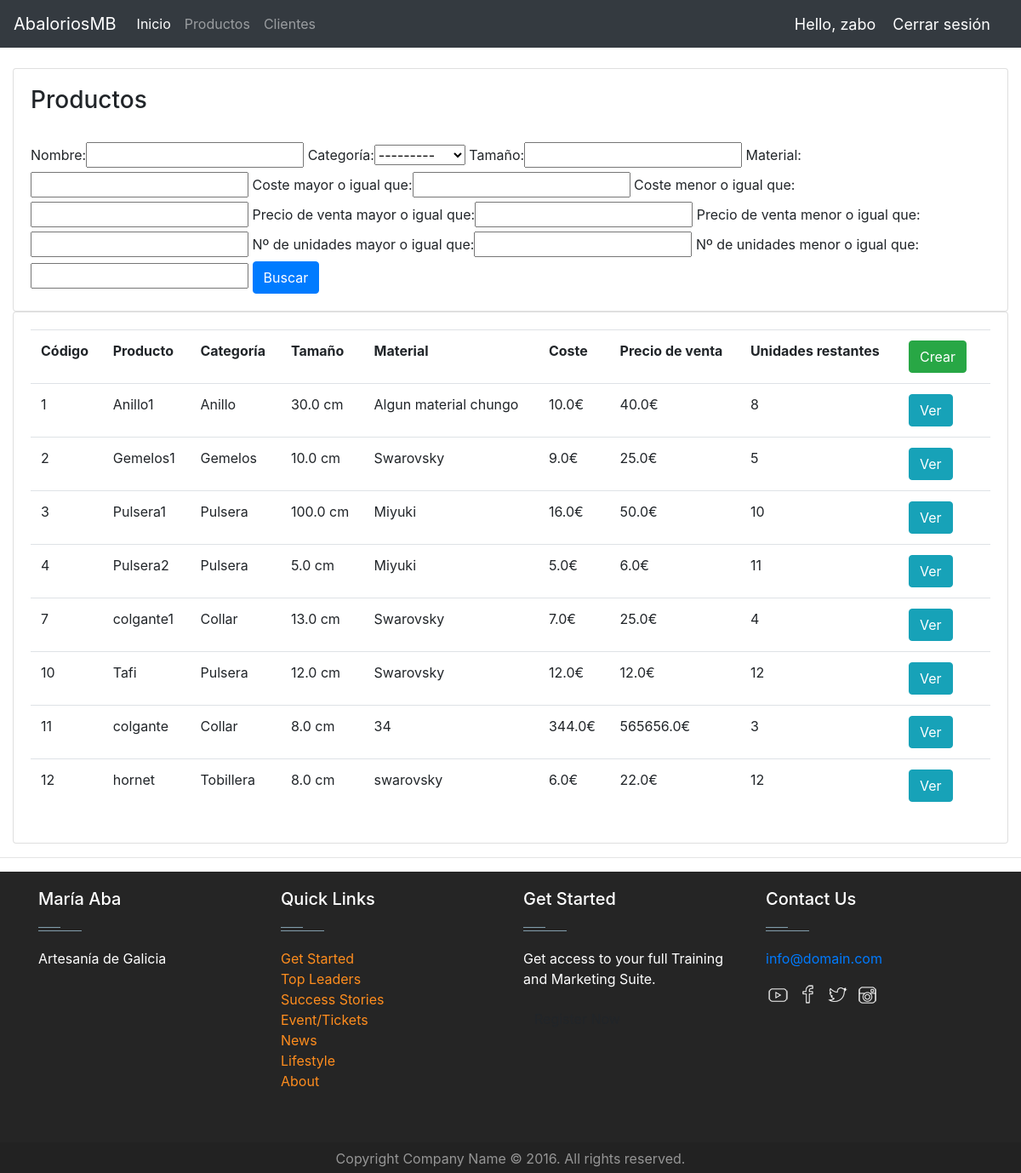
Screenshot of /products/ (signed in) with the database file from the repository.
### jewels/models.py (models this page shows, shortened)
class Product(models.Model):
    CATEGORY = (
        ('Pulsera', 'Pulsera'),
        ('Collar', 'Collar'),
        ('Gemelos', 'Gemelos'),
        ('Anillo', 'Anillo'),
        ('Llavero', 'Llavero'),
        ('Pendientes', 'Pendientes'),
        ('Brazalete', 'Brazalete'),
        ('Gargantilla', 'Gargantilla'),
        ('Colgante', 'Colgante'),
        ('Tobillera', 'Tobillera'),
    )
    name = models.CharField(max_length=200, null=True)
    product_pic = models.ImageField(default="", null=True, blank=True)
    category = models.CharField(max_length=200, null=True, choices=CATEGORY)
    size = models.FloatField(null=True)
    material = models.CharField(max_length=10000, null=True)
    cost_price = models.FloatField(null=True)
    sell_price = models.FloatField(null=True)
    description = models.CharField(max_length=1000, null=True, blank=True)
    units = models.IntegerField(null=True)
    date_created = models.DateTimeField(auto_now_add=True, null=True)

### jewels/decorators.py (the view)
        def wrapper_func(request, *args, **kwargs):
            group = None
            if request.user.groups.exists():
                group = request.user.groups.all()[0].name
            if group in allowed_roles:
                return view_func(request, *args, **kwargs)
            else:
                return HttpResponse('You are not authorized to view this page')

### jewels/views.py (called while the page is built)
@login_required(login_url='login')
@allowed_users(allowed_roles=['admin'])
def products(request):
    products = Product.objects.all().order_by("-id")
    myFilter = ProductFilter(request.GET, queryset=Product.objects.all())
    products = myFilter.qs
    context = {
        'products': products,
        'myFilter': myFilter,
    }
    return render(request, 'jewels/products.html', context)

### jewels/templates/jewels/products.html
{% extends 'jewels/main.html' %}
{% block content %}
    <br>
    <div class="container-fluid">
        <div class="row">
            <div class="col-md">
                <div class="card card-body">
                    <h3>Productos</h3>
                    <br>
                    <form action="" method="get">
                        {{ myFilter.form }}
                        <button class="btn btn-primary" type="submit">Buscar</button>
                    </form>
                </div>
                <div class="card card-body">
                    <table class="table"c>
                        <tr>
                            <th>Código</th>
                            <th>Producto</th>
                            <th>Categoría</th>
                            <th>Tamaño</th>
                            <th>Material</th>
                            <th>Coste</th>
                            <th>Precio de venta</th>
                            <th>Unidades restantes</th>
                            <th><a href="{% url 'create_product' %}">
                            <button class="btn btn-success float-left" style="margin-right: 10px;">Crear</button>
                        </a></th>
                        </tr>
                        {% for i in products %}
                            <tr>
                                <td>{{ i.id }}</td>
                                <td>{{ i.name }}</td>
                                <td>{{ i.category }}</td>
                                <td>{{ i.size }} cm</td>
                                <td>{{ i.material }}</td>
                                <td>{{ i.cost_price }}€</td>
                                <td>{{ i.sell_price }}€</td>
                                <td>{{ i.units }}</td>
                                <td><a href="{% url 'product' i.id %}" class="btn btn-info">Ver</a></td>
                            </tr>
                        {% endfor %}
                    </table>
                </div>
            </div>
        </div>
    </div>
{% endblock content%}

### jewels/templates/jewels/navbar.html (shortened to what this page needs)
{% load static %}
<nav class="navbar navbar-expand-lg navbar-dark bg-dark">
  <a class="navbar-brand" href="{% url 'home' %}">AbaloriosMB</a>
  <div class="collapse navbar-collapse" id="navbarNav">
    <ul class="navbar-nav">
        {% if request.user.is_staff %}
              <li class="nav-item active">
                <a class="nav-link" href="{% url 'home' %}">Inicio</a>
              </li>
              <li class="nav-item">
                <a class="nav-link" href="{% url 'products' %}">Productos</a>
              </li>
              <li class="nav-item">
                  <a class="nav-link" href="{% url 'customers' %}">Clientes</a>
              </li>
        {% else %}
            <li class="nav-item">
                <a href="{% url 'account' %}" class="nav-link">Ajustes</a>
            </li>
        {% endif %}
    </ul>
  </div>
    <span class="hello-msg">Hello, {{ request.user }}</span>
    <span><a class="hello-msg" href="{% url 'logout' %}">Cerrar sesión</a></span>
</nav>

### static/css/main.css (style rules this page uses)
body { background-color: #ebeff5; }
.btn { background-color: #ff8d1e; color:#fff; }

### jewels/templates/jewels/navbar.html (style rules this page uses)
.hello-msg { font-size: 18px; color: white; margin-right: 20px; }

### rows the page displays
Product: id "1", name "Anillo1", category "Anillo", size "30.0", material "Algun material chungo", cost_price "10.0", sell_price "40.0", units "8"
Product: id "2", name "Gemelos1", category "Gemelos", size "10.0", material "Swarovsky", cost_price "9.0", sell_price "25.0", units "5"
Product: id "3", name "Pulsera1", category "Pulsera", size "100.0", material "Miyuki", cost_price "16.0", sell_price "50.0", units "10"
Product: id "4", name "Pulsera2", category "Pulsera", size "5.0", material "Miyuki", cost_price "5.0", sell_price "6.0", units "11"
Product: id "7", name "colgante1", category "Collar", size "13.0", material "Swarovsky", cost_price "7.0", sell_price "25.0", units "4"
Product: id "10", name "Tafi", category "Pulsera", size "12.0", material "Swarovsky", cost_price "12.0", sell_price "12.0", units "12"
Product: id "11", name "colgante", category "Collar", size "8.0", material "34", cost_price "344.0", sell_price "565656.0", units "3"
Product: id "12", name "hornet", category "Tobillera", size "8.0", material "swarovsky", cost_price "6.0", sell_price "22.0", units "12"

### other values shown
{{ request.user }} "zabo"
